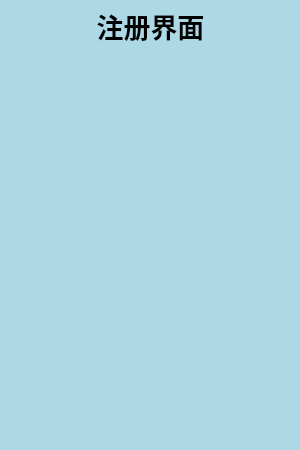
<?xml version="1.0" encoding="UTF-8"?>
<ui version="4.0">
 <class>regWidget</class>
 <widget class="QWidget" name="regWidget">
  <property name="geometry">
   <rect>
    <x>0</x>
    <y>0</y>
    <width>300</width>
    <height>450</height>
   </rect>
  </property>
  <property name="windowTitle">
   <string>注册</string>
  </property>
  <property name="windowIcon">
   <iconset resource="myqrc.qrc">
    <normaloff>:/image/image/QQ.png</normaloff>:/image/image/QQ.png</iconset>
  </property>
  <property name="styleSheet">
   <string notr="true">background-color: #ADD8E6;</string>
  </property>
  <widget class="QLabel" name="label">
   <property name="geometry">
    <rect>
     <x>0</x>
     <y>0</y>
     <width>301</width>
     <height>51</height>
    </rect>
   </property>
   <property name="font">
    <font>
     <pointsize>20</pointsize>
     <weight>75</weight>
     <bold>true</bold>
    </font>
   </property>
   <property name="text">
    <string>注册界面</string>
   </property>
   <property name="alignment">
    <set>Qt::AlignCenter</set>
   </property>
  </widget>
 </widget>
 <resources>
  <include location="myqrc.qrc"/>
 </resources>
 <connections/>
</ui>
